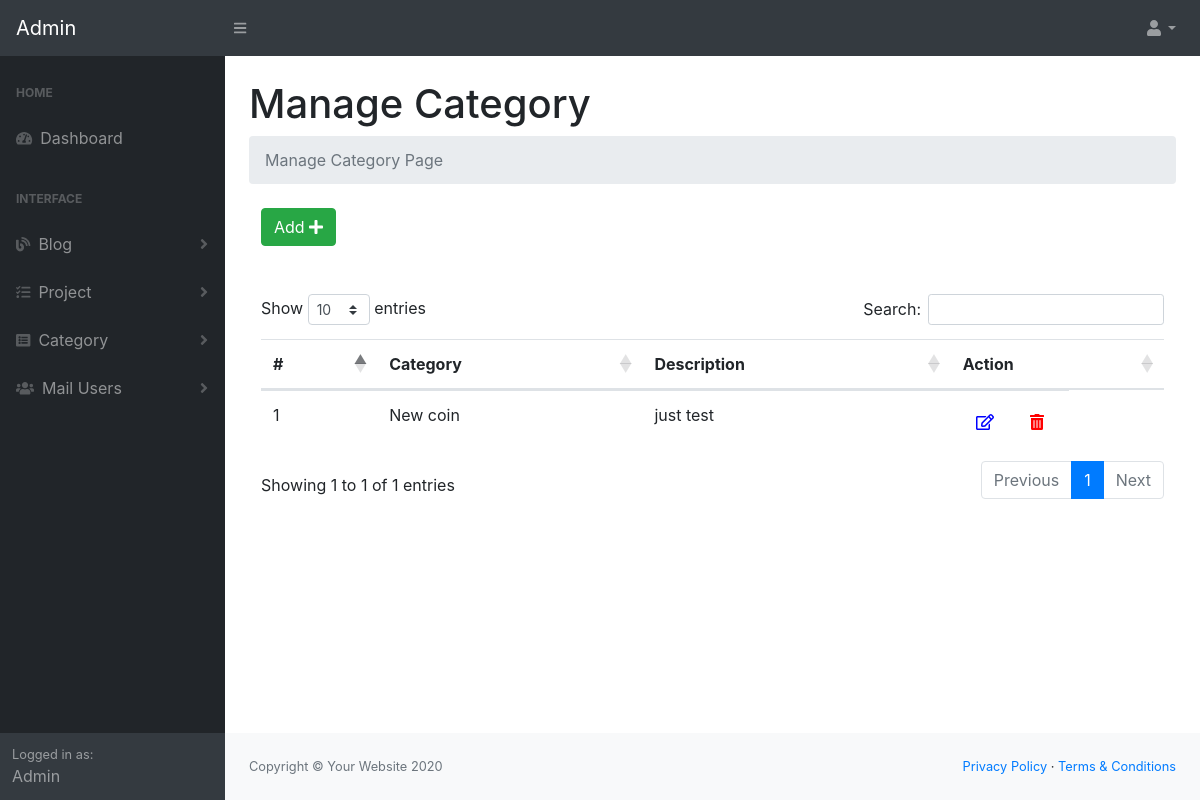
The app's page /admin/manage-categories.php (signed in) with its own data.
### tables this page shows
CREATE TABLE IF NOT EXISTS `tblcategory` (
  `id` int(11) NOT NULL AUTO_INCREMENT,
  `CategoryName` varchar(255) NOT NULL,
  `Description` varchar(255) NOT NULL,
  `Is_Active` int(11) DEFAULT NULL,
  `PostingDate` timestamp NULL DEFAULT CURRENT_TIMESTAMP ON UPDATE CURRENT_TIMESTAMP,
  PRIMARY KEY (`id`)
);

### admin/manage-categories.php (the view, shortened to what this page needs)
<?php
require 'functions/dbconn.php';
$sql = 'SELECT * FROM tblcategory WHERE Is_Active=1';
$statement = $connection->prepare($sql);
$statement->execute();
$category = $statement->fetchAll(PDO::FETCH_ASSOC);
?>
<?php
    include('include/header.php');
?>
<?php
    include('include/sidebar.php');
?>
<main>
    <div class="container-fluid">
        <h1 class="mt-4">Manage Category</h1>
        <ol class="breadcrumb mb-4">
            <li class="breadcrumb-item active">Manage Category Page</li>
        </ol>
        <div class="col-md-12">
            <div class="demo-box m-t-20">
                <div class="m-b-30">
                    <a href="add-category.php">
                    <button id="addToTable" class="btn btn-success waves-effect waves-light">Add <i class="fa fa-plus" ></i></button>
                    </a>
                </div>
                <br>
                <br>
            <div class="table-responsive">
                <table class="table m-0 table-colored-bordered table-bordered-primary" id="dataTable">
                    <thead>
                        <tr>
                            <th>#</th>
                            <th> Category</th>
                            <th>Description</th>
                            <th>Action</th>
                        </tr>
                    </thead>
                    <tbody>
                     <?php foreach($category as $cat): ?>
					<tr>
						<td><?php echo $cat['id']; ?></td>
            <td><?php echo $cat['CategoryName']; ?></td>
            <td><?php echo $cat['Description']; ?></td>
						<td style="display: inline-flex;">
              <form action="edit-category.php" method="post">
                  <button type="submit" name="btn_edit" class="btn" style="color: blue;"><i class="far fa-edit"></i></button>
              </form>
          <form action="manage-categories.php" method="post">
              <button type="submit" name="delete_btn" class="btn" onclick="return confirm('Are you sure you want to delete this record?');" style="margin-left: 10px;color: red;"><i class="fas fa-trash-alt"></i></button>
          </form>
            </td>
					</tr>
          <?php endforeach; ?>
                    </tbody>
                </table>
                </div>
            </div>
        </div>
    </div>
</main>
<?php
    include('include/footer.php');
?>
<?php
    include('include/scripts.php');
?>

### records on screen
tblcategory: id "1", CategoryName "New coin", Description "just test"
